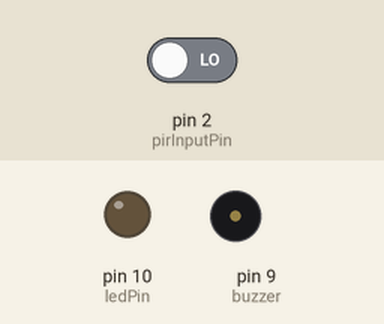
This program was run on a simulated Arduino Pro Mini, built with avr-gcc and run on an emulated ATmega328P. Parts: output pins drawn as LEDs (lit = HIGH), buzzer (waves = sounding, pin HIGH). Dashed ring = blinking. The inputs (shaded band) are chosen by the test bench; at power-on: pin 2 (pirInputPin) LOW.

Above: at 1.2 s.
1.3 s: pin 2 (pirInputPin) driven HIGH
At 1.54 s:
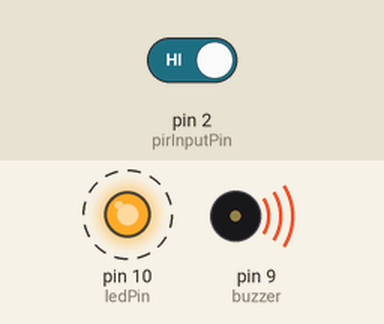
4.3 s: pin 2 (pirInputPin) driven LOW
At 4.3 s:
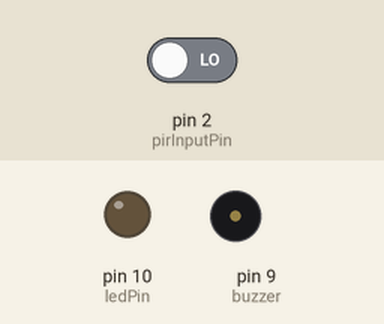
Timing chart, 0 to 7.3 s (numbered marks = the images above; inputs shaded):
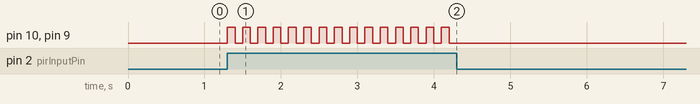

The program:

main.cpp
```cpp
/*
 * PIR sensor tester
 */
 #include <Arduino.h>

 void alarm(bool enable);
 void pirMotionInterrupt(void);

const int buzzer = 9;          // buzzer to arduino pin 9
const int ledPin = 10;         // choose the pin for the LED
const int pirInputPin = 2;     // choose the input pin (for PIR sensor), can use for Interrupt.
const int momentaryButton = 3; // This can also be attached to an interrupt

volatile int val = 0;          // variable for reading the pin status within the motionPIR interrupt

// Variables will change:
int ledState = LOW;             // ledState used to set the LED

// Generally, you should use "unsigned long" for variables that hold time
// The value will quickly become too large for an int to store
unsigned long previousMillis = 0;        // will store last time LED was updated

// constants won't change:
const long interval = 100;           // interval at which to blink (milliseconds)

void setup()
{
  pinMode(ledPin, OUTPUT);      // declare LED as output
  pinMode(pirInputPin, INPUT);     // declare PIR sensor as input
  pinMode(buzzer, OUTPUT); // Set buzzer - pin 9 as an output

  pinMode(pirInputPin, INPUT_PULLUP);
  attachInterrupt(digitalPinToInterrupt(pirInputPin), pirMotionInterrupt, CHANGE);

  Serial.begin(9600);
}

void loop()
{

  if (val == HIGH)
  {

    // check to see if it's time to blink the LED; that is, if the difference
    // between the current time and last time you blinked the LED is bigger than
    // the interval at which you want to blink the LED.
    unsigned long currentMillis = millis();

    if (currentMillis - previousMillis >= interval)
    {
      // save the last time you blinked the LED
      previousMillis = currentMillis;

      // if the LED is off turn it on and vice-versa:
      if (ledState == LOW)
      {
        ledState = HIGH;
      }
      else
      {
        ledState = LOW;
      }

      // set the LED with the ledState of the variable:
      digitalWrite(ledPin, ledState); // toggle LED
      digitalWrite(buzzer, ledState);  // toggle tone module
    }

  }
}


/* Arduino tutorial - Buzzer / Piezo Speaker
   More info and circuit: http://www.ardumotive.com/how-to-use-a-buzzer-en.html
   Dev: Michalis Vasilakis // Date: 9/6/2015 // www.ardumotive.com */

void pirMotionInterrupt()
{
  // check if the input is HIGH
  val = digitalRead(pirInputPin);  // read input value
}
```

Measured:
- after the input at 1.3 s, pin 10 (ledPin), pin 9 (buzzer): alternates HIGH for 0.10 s and LOW for 0.10 s, starting at once
- after the input at 4.3 s, pin 10 (ledPin), pin 9 (buzzer): stops changing and stays LOW
